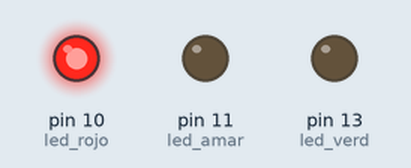
The sketch below on a simulated Arduino Uno, built with avr-gcc and run on an emulated ATmega328P. On the bench: output pins drawn as LEDs (lit = HIGH).

Above: at 0.2 s.
At 1.7 s:
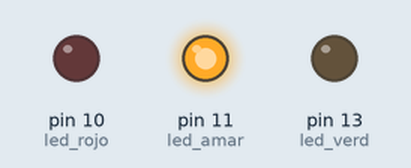
At 3.2 s:
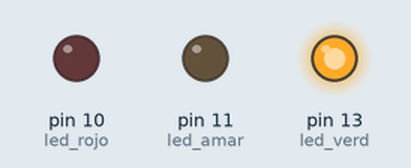
At 4.0 s:
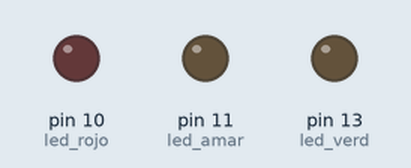
Timing chart, 0 to 5.9 s (numbered marks = the images above):
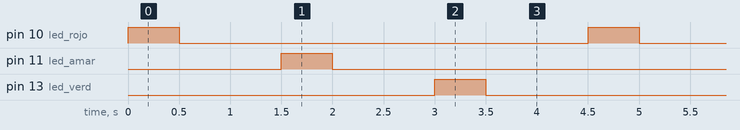

The sketch:

reto2.ino
```cpp
int led_verd=13;
int led_amar=11;
int led_rojo=10;
void setup() {
  // put your setup code here, to run once:
  pinMode(led_verd,OUTPUT);
  pinMode(led_amar,OUTPUT);
  pinMode(led_rojo,OUTPUT);
}

void loop() {
  // put your main code here, to run repeatedly:

  digitalWrite(led_rojo,HIGH);
  delay(500); //1000=1 SEG
  digitalWrite(led_rojo,LOW);
  delay(1000); //1000=1 SEG
  digitalWrite(led_amar,HIGH);
  delay(500); //1000=1 SEG
  digitalWrite(led_amar,LOW);
  delay(1000); //1000=1 SEG
  digitalWrite(led_verd,HIGH);
  delay(500); //1000=1 SEG
  digitalWrite(led_verd,LOW);
  delay(1000); //1000=1 SEG
}
```

Measured:
- by itself, pin 10 (led_rojo), pin 11 (led_amar), pin 13 (led_verd): alternates HIGH for 0.50 s and LOW for 4.0 s
- by itself, everything shown: repeats every 4.5 s, in 6 steps
